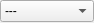
<?xml version="1.0" encoding="UTF-8"?>
<ui version="4.0">
 <class>SpecialValueWidget</class>
 <widget class="QWidget" name="SpecialValueWidget">
  <property name="geometry">
   <rect>
    <x>0</x>
    <y>0</y>
    <width>94</width>
    <height>23</height>
   </rect>
  </property>
  <property name="windowTitle">
   <string>Special Value</string>
  </property>
  <layout class="QHBoxLayout" name="horizontalLayout">
   <property name="leftMargin">
    <number>0</number>
   </property>
   <property name="topMargin">
    <number>0</number>
   </property>
   <property name="rightMargin">
    <number>0</number>
   </property>
   <property name="bottomMargin">
    <number>0</number>
   </property>
   <item>
    <widget class="QComboBox" name="m_specialComboBox">
     <item>
      <property name="text">
       <string>---</string>
      </property>
     </item>
    </widget>
   </item>
  </layout>
 </widget>
 <resources/>
 <connections/>
</ui>
